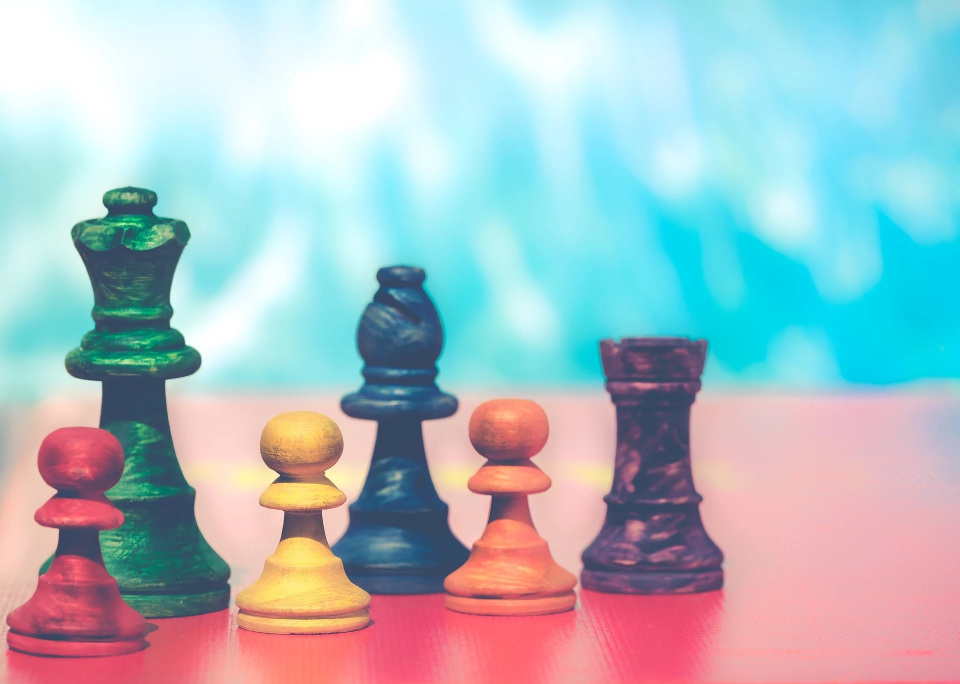
#> input picture 2.jpg, 1920 x 1368 px (shown at 1/2 size)
$ python ex_crop.py
#> lines starting #> are read from the running program, lines starting #| are printed output that depends on the picture
import cv2

src = cv2.imread("2.jpg", cv2.IMREAD_COLOR)
#> src is the input picture: shape (1368, 1920, 3); mean B, G, R 195.2, 188.6, 169.4
dst = src[100:600, 200:700].copy()
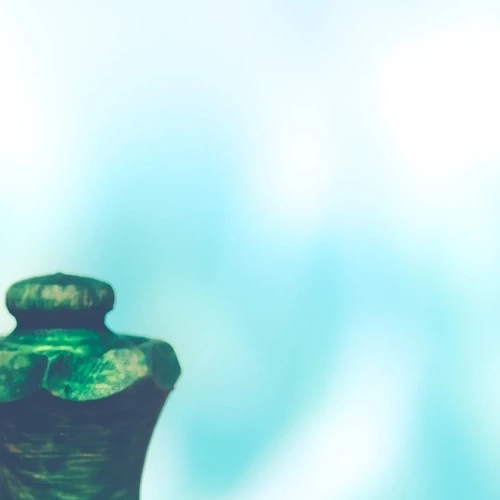
#> dst: shape (500, 500, 3); mean B, G, R 230.9, 228.5, 187.6

cv2.imshow("src", src)
cv2.imshow("dst", dst)
cv2.waitKey()
cv2.destroyAllWindows()

$ run again, with 3.jpg copied over 2.jpg
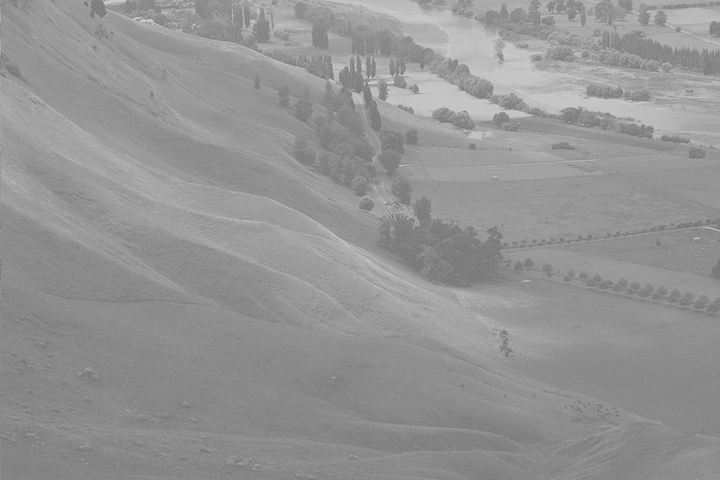
#> input picture 3.jpg, 720 x 480 px
#> src is the input picture: shape (480, 720, 3); min 113, max 213, mean 148
#> `dst = src[100:600, 200:700].copy()`:
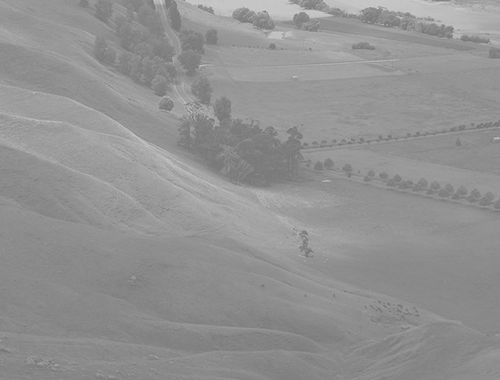
#> dst: shape (380, 500, 3); min 115, max 208, mean 145.9

$ run again, with scanned.jpg copied over 2.jpg
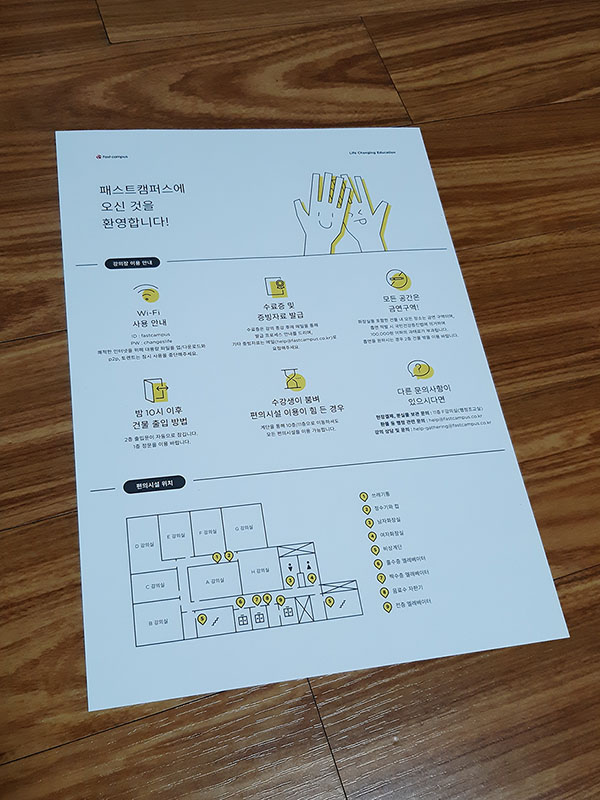
#> input picture scanned.jpg, 600 x 800 px
#> src is the input picture: shape (800, 600, 3); mean B, G, R 126.2, 129.3, 129.9
#> `dst = src[100:600, 200:700].copy()`:
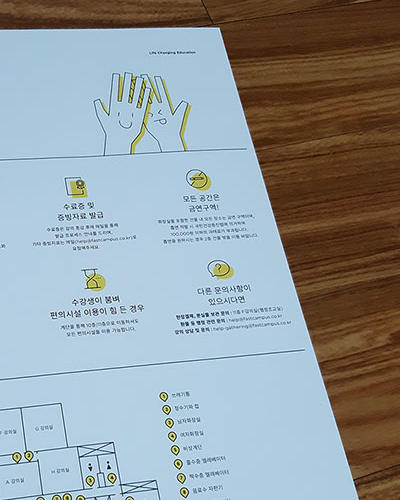
#> dst: shape (500, 400, 3); mean B, G, R 157.2, 153.8, 145.8
